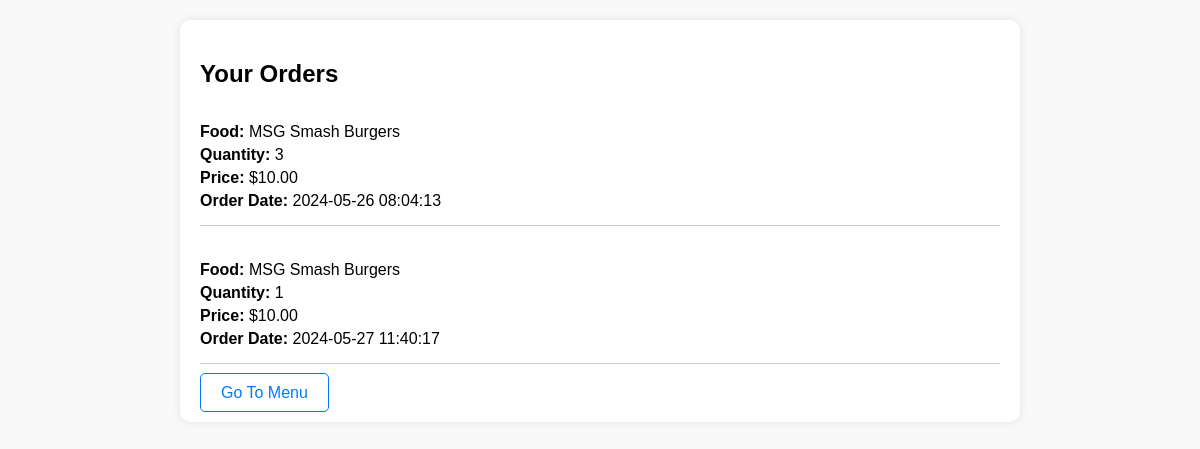
The page /view_orders.php on the database its author committed.
### tables this page shows
CREATE TABLE `tbl_order` (
  `id` int(10) UNSIGNED NOT NULL,
  `food` varchar(150) NOT NULL,
  `price` decimal(10,2) NOT NULL,
  `qty` int(11) NOT NULL,
  `total` decimal(10,2) NOT NULL,
  `order_date` datetime NOT NULL,
  `status` varchar(50) NOT NULL,
  `customer_name` varchar(150) NOT NULL,
  `customer_contact` varchar(20) NOT NULL,
  `customer_email` varchar(150) NOT NULL,
  `customer_address` varchar(255) NOT NULL,
  `user_id` int(11) NOT NULL
);

### view_orders.php (the view, shortened to what this page needs)
<?php include('config/constants.php'); ?>
<!DOCTYPE html>
<html lang="en">
<head>
    <link rel="stylesheet" href="https://cdnjs.cloudflare.com/ajax/libs/font-awesome/5.15.4/css/all.min.css">
</head>
<body>
<div class="order-list-container">
    <h2>Your Orders</h2>
    <?php
    if ($conn) {
        $sql = "SELECT * FROM tbl_order";
        $res = mysqli_query($conn, $sql);
        if ($res) {
            if (mysqli_num_rows($res) > 0) {
                while ($row = mysqli_fetch_assoc($res)) {
                    echo "<div class='order-item'>";
                    echo "<p><strong>Food:</strong> " . $row['food'] . "</p>";
                    echo "<p><strong>Quantity:</strong> " . $row['qty'] . "</p>";
                    echo "<p><strong>Price:</strong> $" . $row['price'] . "</p>";
                    echo "<p><strong>Order Date:</strong> " . $row['order_date'] . "</p>";
                    echo "</div>";
                }
            } else {
                echo "<p>No orders found.</p>";
            }
        } else {
            echo "Error: " . mysqli_error($conn);
        }
    } else {
        echo "Database connection error.";
    }
    ?>
    <div class="user-actions">
            <a href="foods.php">Go To Menu</a>
        </div>
</div>
</body>
</html>

### view_orders.php (style rules this page uses)
body { font-family: Arial, sans-serif; background-color: #f9f9f9; margin: 0; padding: 0; }
.order-list-container { max-width: 800px; margin: 20px auto; padding: 20px; background-color: #fff; border-radius: 10px; box-shadow: 0 0 10px rgba(0, 0, 0, 0.1); }
.order-item { border-bottom: 1px solid #ccc; padding: 10px 0; margin-bottom: 20px; }
.order-item p { margin: 5px 0; }
.order-item strong { font-weight: bold; }
.user-actions a { color: #007bff; text-decoration: none; padding: 10px 20px; border-radius: 5px; border: 1px solid #007bff; transition: background-color 0.3s ease; }

### rows shown on the page
tbl_order: food "MSG Smash Burgers", qty "3", price "10.00", order_date "2024-05-26 08:04:13"
tbl_order: food "MSG Smash Burgers", qty "1", price "10.00", order_date "2024-05-27 11:40:17"
